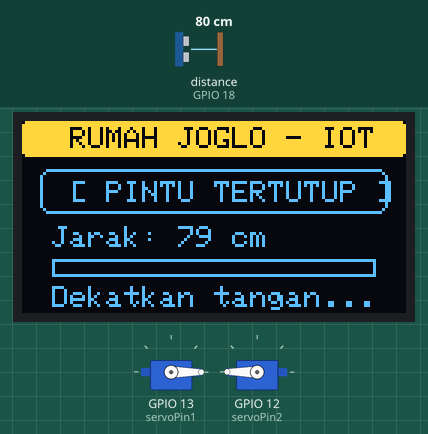
Recording of a program running on a simulated ESP32. On the bench: 128×64 one-colour display, 2 × servo. Wiring (inferred from the names in the program): ultrasonic range finder: trigger GPIO 5; echo GPIO 18. The test bench sets the inputs (shaded band); at power-on: distance to the obstacle (sensor on GPIO 18) 80 cm. The echo pulse lasts 58.3 µs per cm; the OLED is the two-colour kind (top 16 rows yellow); what the program prints to the serial monitor is not drawn.

Above: at 3.0 s.
3.1 s: distance to the obstacle (sensor on GPIO 18) set to 24 cm
At 3.34 s:
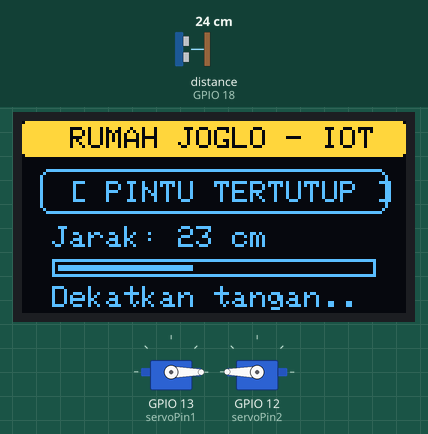
4.7 s: distance to the obstacle (sensor on GPIO 18) set to 20 cm
At 6.9 s:
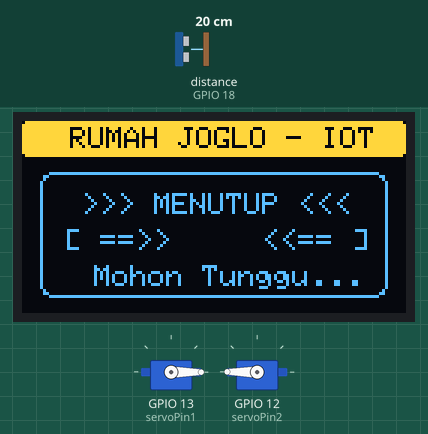
7.4 s: distance to the obstacle (sensor on GPIO 18) set to 120 cm
At 9.66 s:
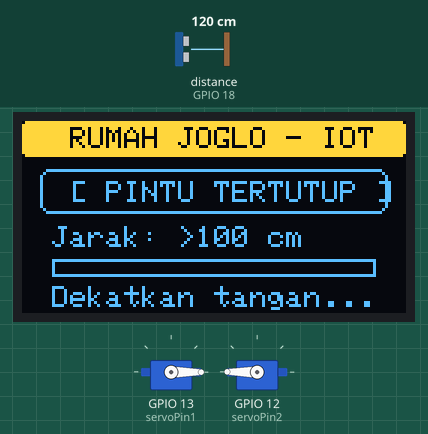
Timing chart, 0 to 11.2 s (numbered marks = the images above; inputs shaded):
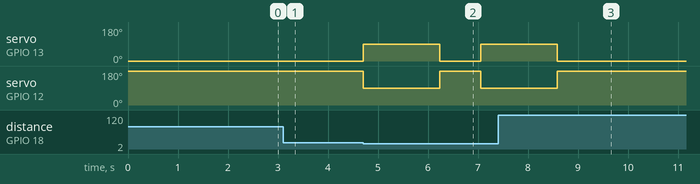

Measured:
- the behaviour switches between 22 and 21 cm on distance to the obstacle (sensor on GPIO 18) (found by bisection; images 1 and 2)
- after the input at 4.7 s, servo on GPIO 13 (servoPin1): 0° → 90° at once, → 0° 1.5 s later, → 90° 0.82 s later; servo on GPIO 12 (servoPin2): 180° → 90° at once, → 180° 1.5 s later, → 90° 0.82 s later; the display: first changes after 0.20 s (image 2 shows a later state)
- after the input at 7.4 s, servo on GPIO 13 (servoPin1): goes on until 8.6 s, then stays 0°; servo on GPIO 12 (servoPin2): goes on until 8.6 s, then stays 180°
- what the display in image 2 shows lasts 0.9 s, from 6.2 s to 7.1 s

The program:

main.cpp
```cpp
#include <Arduino.h>
#include <ESP32Servo.h>
#include <Wire.h>
#include <Adafruit_GFX.h>
#include <Adafruit_SSD1306.h>

// ==========================================
// KONFIGURASI LAYAR OLED SSD1306 (I2C)
// ==========================================
#define SCREEN_WIDTH 128
#define SCREEN_HEIGHT 64
#define OLED_RESET    -1
#define SCREEN_ADDRESS 0x3C

Adafruit_SSD1306 display(SCREEN_WIDTH, SCREEN_HEIGHT, &Wire, OLED_RESET);
bool oledAktif = false;

// ==========================================
// PIN HARDWARE
// ==========================================
const int trigPin = 5;
const int echoPin = 18;
const int servoPin1 = 13; // Servo 1 (Pin D13)
const int servoPin2 = 12; // Servo 2 (Pin D12)

const int MAX_DISTANCE = 20; // Jarak pemicu buka pintu (maksimal 20 cm)

// ==========================================
// SUDUT SERVO (Pintu Kupu-tarung Berlawanan Arah)
// ==========================================
const int SERVO1_CLOSE = 0;    // Servo 1 posisi tertutup (0°)
const int SERVO1_OPEN  = 90;   // Servo 1 posisi terbuka (90°)

const int SERVO2_CLOSE = 180;  // Servo 2 posisi tertutup (180°, kebalikan Servo 1)
const int SERVO2_OPEN  = 90;   // Servo 2 posisi terbuka (90°)

Servo servo1;
Servo servo2;

// Variabel status & timing
unsigned long lastDisplayUpdate = 0;
unsigned long lastSerialLog = 0;
int lastLoggedDistance = -1;
int animDot = 0;

// ==========================================
// FUNGSI TAMPILAN OLED (GUI MODERN & INTERAKTIF)
// ==========================================

// 1. Layar Pembuka (Splash Screen) saat ESP32 pertama kali menyala
void tampilkanSplash() {
  if (!oledAktif) return;
  display.clearDisplay();

  // Border ganda elegan
  display.drawRoundRect(2, 2, 124, 60, 4, SSD1306_WHITE);
  display.drawRoundRect(4, 4, 120, 56, 3, SSD1306_WHITE);

  display.setTextSize(1);
  display.setTextColor(SSD1306_WHITE);
  display.setCursor(30, 12);
  display.println("SMART HOME");

  // Banner pita terbalik (inverted)
  display.fillRoundRect(12, 24, 104, 15, 3, SSD1306_WHITE);
  display.setTextColor(SSD1306_BLACK);
  display.setCursor(24, 28);
  display.println("RUMAH  JOGLO");

  display.setTextColor(SSD1306_WHITE);
  display.setCursor(20, 45);
  display.println("Dual Servo Door");

  display.display();
  delay(1800);
}

// 2. Layar Standby (Pintu Tertutup dengan Gauge Jarak Real-time)
void tampilkanStandby(int distance) {
  if (!oledAktif) return;
  display.clearDisplay();

  // Header Bar (Inverted modern ribbon)
  display.fillRoundRect(0, 0, 128, 12, 2, SSD1306_WHITE);
  display.setTextColor(SSD1306_BLACK);
  display.setTextSize(1);
  display.setCursor(16, 2);
  display.print("RUMAH JOGLO - IOT");

  // Status Badge
  display.setTextColor(SSD1306_WHITE);
  display.drawRoundRect(6, 16, 116, 15, 3, SSD1306_WHITE);
  display.setCursor(16, 20);
  display.print("[ PINTU TERTUTUP ]");

  // Info Jarak
  display.setCursor(10, 35);
  display.print("Jarak: ");
  if (distance > 0 && distance <= 100) {
    display.print(distance);
    display.print(" cm");
  } else {
    display.print(">100 cm");
  }

  // Visual Proximity Bar (Gauge mendekat: semakin dekat tangan, bar semakin penuh)
  // Rentang deteksi visual: 40 cm ke 0 cm
  display.drawRect(10, 46, 108, 6, SSD1306_WHITE);
  if (distance > 0 && distance <= 40) {
    int barWidth = map(constrain(distance, 1, 40), 40, 1, 0, 104);
    display.fillRect(12, 48, barWidth, 2, SSD1306_WHITE);
  }

  // Teks Petunjuk Animasi di Bawah
  display.setCursor(10, 55);
  display.print("Dekatkan tangan");
  for (int i = 0; i <= (animDot % 3); i++) {
    display.print(".");
  }

  display.display();
}

// 3. Layar Pintu Terbuka dengan Animasi Progress Bar Countdown (1.5 detik)
void tampilkanTerbuka(int sisaMs, int totalMs) {
  if (!oledAktif) return;
  display.clearDisplay();

  // Header
  display.fillRoundRect(0, 0, 128, 12, 2, SSD1306_WHITE);
  display.setTextColor(SSD1306_BLACK);
  display.setTextSize(1);
  display.setCursor(18, 2);
  display.print("= PINTU TERBUKA =");

  // Kotak Pesan Selamat Datang
  display.setTextColor(SSD1306_WHITE);
  display.drawRoundRect(4, 15, 120, 24, 4, SSD1306_WHITE);
  display.setCursor(16, 19);
  display.print("SELAMAT DATANG!");

  // Simbol Pintu Terbuka Keluar
  display.setCursor(12, 28);
  display.print("<[BUKA]     [BUKA]>");

  // Countdown Progress Bar (Menghitung mundur 1.5 detik)
  display.setCursor(6, 43);
  display.print("Tutup:");

  int barWidth = map(constrain(sisaMs, 0, totalMs), 0, totalMs, 0, 56);
  display.drawRect(44, 43, 58, 7, SSD1306_WHITE);
  display.fillRect(45, 44, barWidth, 5, SSD1306_WHITE);

  // Angka Sisa Detik (Contoh: 1.5s, 0.9s)
  display.setCursor(104, 43);
  float sisaDetik = sisaMs / 1000.0;
  display.print(sisaDetik, 1);
  display.print("s");

  display.setCursor(20, 54);
  display.print("Silakan Masuk :)");

  display.display();
}

// 4. Layar Pintu Menutup Kembali
void tampilkanMenutup() {
  if (!oledAktif) return;
  display.clearDisplay();

  display.fillRoundRect(0, 0, 128, 12, 2, SSD1306_WHITE);
  display.setTextColor(SSD1306_BLACK);
  display.setTextSize(1);
  display.setCursor(16, 2);
  display.print("RUMAH JOGLO - IOT");

  display.setTextColor(SSD1306_WHITE);
  display.drawRoundRect(6, 17, 116, 42, 4, SSD1306_WHITE);

  display.setCursor(20, 24);
  display.print(">>> MENUTUP <<<");

  display.setCursor(14, 36);
  display.print("[ ==>>     <<== ]");

  display.setCursor(24, 48);
  display.print("Mohon Tunggu...");

  display.display();
}

// ==========================================
// PEMBACAAN SENSOR ULTRASONIK
// ==========================================
int bacaJarak() {
  digitalWrite(trigPin, LOW);
  delayMicroseconds(2);
  digitalWrite(trigPin, HIGH);
  delayMicroseconds(10);
  digitalWrite(trigPin, LOW);

  // Timeout 30ms (~5 meter) agar tidak menghalangi eksekusi ESP32
  long duration = pulseIn(echoPin, HIGH, 30000);
  if (duration == 0) return 0;
  return duration * 0.034 / 2;
}

// ==========================================
// SETUP
// ==========================================
void setup() {
  Serial.begin(115200);
  pinMode(trigPin, OUTPUT);
  pinMode(echoPin, INPUT);

  // Inisialisasi I2C Fast Mode (400kHz) pada SDA=D21, SCL=D22
  Wire.begin(21, 22);
  Wire.setClock(400000);

  // Inisialisasi Layar OLED
  if (display.begin(SSD1306_SWITCHCAPVCC, SCREEN_ADDRESS)) {
    oledAktif = true;
    tampilkanSplash();
  } else {
    Serial.println("[ERROR] Layar OLED tidak terdeteksi (periksa kabel SDA/SCL).");
  }

  // Konfigurasi servo 1 & 2
  servo1.setPeriodHertz(50);
  servo1.attach(servoPin1, 500, 2400);

  servo2.setPeriodHertz(50);
  servo2.attach(servoPin2, 500, 2400);

  // Posisi awal tertutup rapat
  servo1.write(SERVO1_CLOSE);
  servo2.write(SERVO2_CLOSE);

  // Cetak header rapi ke Serial Monitor (TIDAK SPAM!)
  Serial.println("\n=============================================");
  Serial.println("  SMART HOME RUMAH JOGLO - DUAL SERVO DOOR   ");
  Serial.println("  Sensor: HC-SR04 | Layar: OLED SSD1306      ");
  Serial.println("=============================================");
  Serial.println("[INFO] Sistem siap & aktif dalam mode Standby.\n");
}

// ==========================================
// LOOP UTAMA
// ==========================================
void loop() {
  int distance = bacaJarak();
  unsigned long now = millis();

  // HANYA CETAK SERIAL JIKA TANGAN MENDATANGI SENSOR (TIDAK SPAM!)
  if (distance > 0 && distance <= MAX_DISTANCE) {
    Serial.print(">>> [DETEKSI] Tangan terdeteksi! Jarak: ");
    Serial.print(distance);
    Serial.println(" cm -> Pintu Membuka");

    // 1. Gerakkan kedua servo untuk membuka pintu
    servo1.write(SERVO1_OPEN);
    servo2.write(SERVO2_OPEN);

    // 2. Animasi hitung mundur (1.5 detik) di layar OLED
    const int DURASI_BUKA_MS = 1500;
    unsigned long waktuMulaiBuka = millis();

    while (millis() - waktuMulaiBuka < DURASI_BUKA_MS) {
      int sisaWaktu = DURASI_BUKA_MS - (millis() - waktuMulaiBuka);
      tampilkanTerbuka(sisaWaktu, DURASI_BUKA_MS);
      delay(30); // Animasi halus ~30 FPS
    }

    // 3. Waktu 1.5 detik selesai -> Mulai menutup
    Serial.println(">>> [TIMER] 1.5 detik selesai -> Pintu Menutup Kembali");
    tampilkanMenutup();

    servo1.write(SERVO1_CLOSE);
    servo2.write(SERVO2_CLOSE);

    // Jeda 800ms agar servo selesai bergerak sampai posisi tertutup sempurna
    delay(800);
    Serial.println(">>> [STATUS] Pintu Tertutup Rapat. Kembali Standby.\n");

    // Reset timer display
    lastDisplayUpdate = millis();
  } else {
    // Mode Standby: Perbarui layar OLED tiap 150ms agar animasi titik halus & tanpa lag
    if (now - lastDisplayUpdate >= 150) {
      lastDisplayUpdate = now;
      animDot++;
      tampilkanStandby(distance);
    }

    // Cetak log jarak ke Serial secara tenang (hanya tiap 3 detik jika jarak berubah signifikan)
    if (now - lastSerialLog >= 3000) {
      lastSerialLog = now;
      if (abs(distance - lastLoggedDistance) >= 5) {
        lastLoggedDistance = distance;
        Serial.print("[STANDBY] Sensor normal. Objek terjauh: ");
        if (distance > 0 && distance <= 100) {
          Serial.print(distance);
          Serial.println(" cm");
        } else {
          Serial.println(">100 cm");
        }
      }
    }
  }

  delay(20);
}
```
